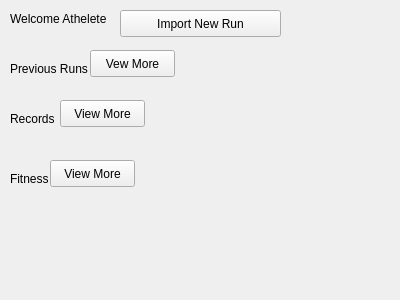
<?xml version="1.0" encoding="UTF-8"?>
<ui version="4.0">
 <class>AthlWindow</class>
 <widget class="QWidget" name="AthlWindow">
  <property name="geometry">
   <rect>
    <x>0</x>
    <y>0</y>
    <width>400</width>
    <height>300</height>
   </rect>
  </property>
  <property name="windowTitle">
   <string>Form</string>
  </property>
  <widget class="QLabel" name="label">
   <property name="geometry">
    <rect>
     <x>10</x>
     <y>10</y>
     <width>111</width>
     <height>17</height>
    </rect>
   </property>
   <property name="text">
    <string>Welcome Athelete</string>
   </property>
  </widget>
  <widget class="QPushButton" name="pushButton">
   <property name="geometry">
    <rect>
     <x>120</x>
     <y>10</y>
     <width>161</width>
     <height>27</height>
    </rect>
   </property>
   <property name="text">
    <string>Import New Run</string>
   </property>
  </widget>
  <widget class="QLabel" name="label_2">
   <property name="geometry">
    <rect>
     <x>10</x>
     <y>60</y>
     <width>91</width>
     <height>17</height>
    </rect>
   </property>
   <property name="text">
    <string>Previous Runs</string>
   </property>
  </widget>
  <widget class="QLabel" name="label_3">
   <property name="geometry">
    <rect>
     <x>10</x>
     <y>110</y>
     <width>54</width>
     <height>17</height>
    </rect>
   </property>
   <property name="text">
    <string>Records</string>
   </property>
  </widget>
  <widget class="QLabel" name="label_4">
   <property name="geometry">
    <rect>
     <x>10</x>
     <y>170</y>
     <width>54</width>
     <height>17</height>
    </rect>
   </property>
   <property name="text">
    <string>Fitness</string>
   </property>
  </widget>
  <widget class="QPushButton" name="pushButton_2">
   <property name="geometry">
    <rect>
     <x>90</x>
     <y>50</y>
     <width>85</width>
     <height>27</height>
    </rect>
   </property>
   <property name="text">
    <string>Vew More</string>
   </property>
  </widget>
  <widget class="QPushButton" name="pushButton_3">
   <property name="geometry">
    <rect>
     <x>60</x>
     <y>100</y>
     <width>85</width>
     <height>27</height>
    </rect>
   </property>
   <property name="text">
    <string>View More</string>
   </property>
  </widget>
  <widget class="QPushButton" name="pushButton_4">
   <property name="geometry">
    <rect>
     <x>50</x>
     <y>160</y>
     <width>85</width>
     <height>27</height>
    </rect>
   </property>
   <property name="text">
    <string>View More</string>
   </property>
  </widget>
 </widget>
 <resources/>
 <connections/>
</ui>
